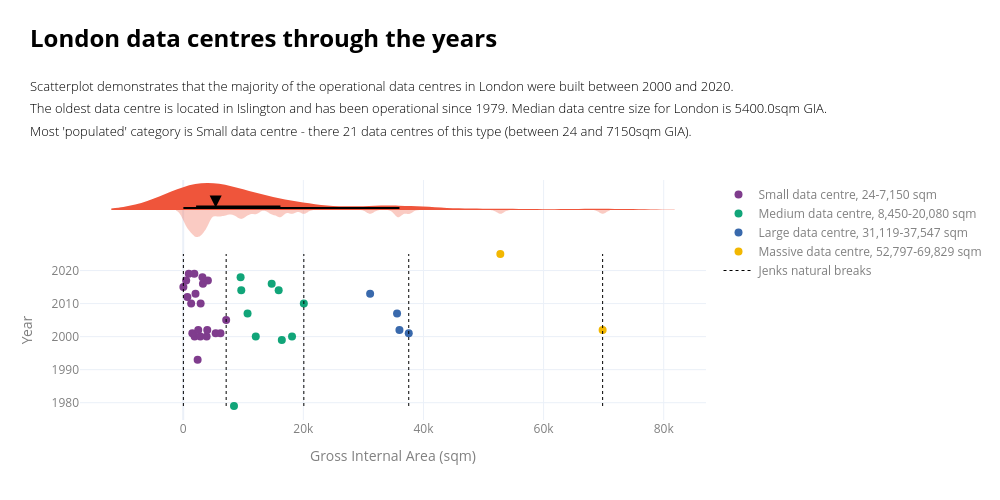

The notebook cell this image was saved under:
### Code cell
# #______________________________________
# # Build subplots
# #______________________________________

# notes_colour = "black"
# labels_colour = "grey"

# df = data_ldn_exstg.dropna(subset=["b8_gia_sqm", "data_centre_since"]).copy()
# # df = df.sort_values(by="data_centre_since", ascending=True)

# cols_to_show = ["id", "current_occupier", "lpa_name", "data_centre_since", "b8_gia_sqm", "b8_total_staff_fte", "b8_employees_at_a_day_estimate", "total/day ratio"]
# customdata = df[cols_to_show].to_numpy()
# base_color = px.colors.qualitative.Plotly[1]
# # base_color = "grey"
# colors = px.colors.qualitative.Bold

# main_x = df["b8_gia_sqm"]
# main_y = df["data_centre_since"]

# median_value = main_x.median()

# fig = make_subplots(
#     rows=2,
#     cols=1,
#     shared_xaxes=True,
#     row_heights=[0.25, 0.75],
#     vertical_spacing=0.00
# )

# #______________________________________
# # Scatterplot
# #______________________________________
# bands_sorted = sorted(df["B8_gia_group"].dropna().unique())

# for i, band in enumerate(gia_labels):
#     df_band = df[df["B8_gia_group"] == band]

#     fig.add_trace(go.Scatter(
#         x=df_band["b8_gia_sqm"],
#         y=df_band["data_centre_since"],
#         mode="markers",
#         marker=dict(
#             size=8,
#             color=colors[i % len(colors)],
#         ),
#         customdata=df_band[cols_to_show].to_numpy(),
#         hovertemplate=hovertemplate,
#         name=f"{band} data centre, {int(df.loc[df["B8_gia_group"] == band, "b8_gia_sqm"].min()):,}-{int(df.loc[df["B8_gia_group"] == band, "b8_gia_sqm"].max()):,} sqm",
#     ), row=2, col=1)

# # Breaks
# for i, b in enumerate(breaks):
#     fig.add_trace(go.Scatter(
#         x=[b, b],
#         y=[main_y.min(), main_y.max()],
#         mode="lines",
#         line=dict(color="black", width=1, dash="dot"),
#         name="Jenks natural breaks" if i == 0 else None,
#         showlegend=True if i == 0 else False,
#         hovertemplate=(
#             f"Jenks break<br>"
#             f"GIA boundary: {b:,.0f} sqm<br>"
#             "<extra></extra>"
#         ),
#         hoverinfo="text"
#     ), row=2, col=1)

# #______________________________
# # Density curves
# #______________________________________

# # bottom
# fig.add_trace(go.Violin(
#     x=main_x,
#     y0=1,
#     orientation="h", 
#     side="negative", 
#     points=False, 
#     bandwidth=600, 
#     width=45, 
#     line=dict(width=0), 
#     fillcolor=make_transparent(base_color, alpha=0.3), 
#     showlegend=False, 
#     hoverinfo="skip" 
# ), row=1, col=1)

# # top
# fig.add_trace(go.Violin(
#     x=main_x,
#     orientation="h",
#     side="positive",
#     width=45,
#     bandwidth=6000,
#     line=dict(width=0),
#     points=False,
#     box_visible=True,
#     box_fillcolor="black",
#     box_line=dict(color="black", width=2),
#     box_width=0.12,
#     fillcolor=base_color,
#     showlegend=False,
#     hoverinfo="skip",
# ), row=1, col=1)

# # median
# fig.add_scatter(
#     x=[median_value],
#     # y=[0],
#     mode='markers',
#     marker=dict(symbol='arrow-down', color='black', size=12),
#     showlegend=False,
#     y0=3,
# )

# #______________________________________
# # Layout updates - adding title and subtitle notes
# #______________________________________
# fig.update_layout(
#     width=1000,
#     height=500,
#     template="plotly_white",

#     title=dict(
#        text=(
#             f"<br><span style='font-size:24px; font-weight:bold; color:{notes_colour}; display:block; margin-bottom:4px;'>"
#             "London data centres through the years"
#             "</span><br><br>"
        
#             f"<span style='font-size:13px; font-weight:300; color:{notes_colour}; display:block; margin-bottom:2px;'>"
#             "Scatterplot demonstrates that the majority of the operational data centres in London were built between 2000 and 2020."
#             "</span><br>"
        
#             f"<span style='font-size:13px; font-weight:300; color:{notes_colour}; display:block;'>"
#             f"The oldest data centre is located in {df.loc[main_y.idxmin(), 'lpa_name']} and has been operational since {int(main_y.min())}. "
#             f"Median data centre size for London is {median_value}sqm GIA."
#             "</span><br>"

#             f"<span style='font-size:13px; font-weight:300; color:{notes_colour}; display:block;'>"
#             f"Most 'populated' category is {df["B8_gia_group"].value_counts().idxmax()} data centre - there {df["B8_gia_group"].value_counts().max()} data centres of this type (between {int(df.loc[df["B8_gia_group"] == "Small", "b8_gia_sqm"].min())} and {int(df.loc[df["B8_gia_group"] == "Small", "b8_gia_sqm"].max())}sqm GIA)."
#             "</span><br>"
#         ),

#         x=0.03,
#         xanchor="left",
#         y=0.95,
#         yanchor="top",
#     ),
#     margin=dict(t=180),

#     legend=dict(
#         font=dict(color=labels_colour)
#     )
# )

# # Axis labels
# fig.update_yaxes(title_text="Year", row=2, col=1, title_font=dict(color=labels_colour), tickfont=dict(color=labels_colour))
# fig.update_xaxes(title_text="Gross Internal Area (sqm)", row=2, col=1, title_font=dict(color=labels_colour), tickfont=dict(color=labels_colour))
# fig.update_yaxes(showticklabels=False, row=1, col=1)

# fig.show()

### Figure 1 — Plotly figure (JSON) as saved in the notebook; plotly's stock layout.template omitted (floating-point values rounded to 4 significant figures; data arrays with more than 128 entries replaced by an {"elided": "..."} marker saying what was removed)
{"data": [{"customdata": {"elided": "21x8 mixed values"}, "hovertemplate": "id: %{customdata[0]}<br>current_occupier: %{customdata[1]}<br>lpa_name: %{customdata[2]}<br>data_centre_since: %{customdata[3]}<br>b8_gia_sqm: %{customdata[4]}<br>b8_total_staff_fte: %{customdata[5]}", "marker": {"color": "rgb(127, 60, 141)", "size": 8}, "mode": "markers", "name": "Small data centre, 24-7,150 sqm", "type": "scatter", "x": [2400.0, 1895.0, 3900.0, 2850.0, 5400.0, 1517.0, 6200.0, 2500.0, 4000.0, 7150.0, 1320.0, 2900.0, 690.0, 2041.0, 24.0, 3282.0, 490.0, 4104.0, 3198.0, 925.9, 1850.0], "xaxis": "x2", "y": [1993.0, 2000.0, 2000.0, 2000.0, 2001.0, 2001.0, 2001.0, 2002.0, 2002.0, 2005.0, 2010.0, 2010.0, 2012.0, 2013.0, 2015.0, 2016.0, 2017.0, 2017.0, 2018.0, 2019.0, 2019.0], "yaxis": "y2"}, {"customdata": [["Islington-P112148", "Verne Global", "Islington", 1979, 8450, null, null, null], ["Tower_Hamlets-PA_10_02860", "Equinix Data Centre", "Tower Hamlets", 1999, 16413, 262, null, null], ["Hounslow-P_2019_3115", "ServerFarm", "Hounslow", 2000, 12080.0, null, null, null], ["Hounslow-P_2009_1661", "Redcentric", "Hounslow", 2000, 18116, 159, null, null], ["Hounslow-P_2007_1897", null, "Hounslow", 2007, 10710, 6, null, null], ["Tower_Hamlets-PA_08_01799", "Telehouse International Corporation of Europe Ltd", "Tower Hamlets", 2010, 20080, 115, null, null], ["Tower_Hamlets-PA_13_00803", "Digital Realty ", "Tower Hamlets", 2014, 9666, 41, null, null], ["Hounslow-P_2011_3272", "Virtus", "Hounslow", 2014, 15893, 12, null, null], ["Tower_Hamlets-PA_20_02381_NC", "Echelon", "Tower Hamlets", 2016, 14727, 61, 31, 1.97], ["Ealing-224110OPDFUL", "Colt Data Centre Services", "Ealing", 2018, 9553, 35, null, null]], "hovertemplate": "id: %{customdata[0]}<br>current_occupier: %{customdata[1]}<br>lpa_name: %{customdata[2]}<br>data_centre_since: %{customdata[3]}<br>b8_gia_sqm: %{customdata[4]}<br>b8_total_staff_fte: %{customdata[5]}", "marker": {"color": "rgb(17, 165, 121)", "size": 8}, "mode": "markers", "name": "Medium data centre, 8,450-20,080 sqm", "type": "scatter", "x": [8450.0, 16410.0, 12080.0, 18120.0, 10710.0, 20080.0, 9666.0, 15890.0, 14730.0, 9553.0], "xaxis": "x2", "y": [1979.0, 1999.0, 2000.0, 2000.0, 2007.0, 2010.0, 2014.0, 2014.0, 2016.0, 2018.0], "yaxis": "y2"}, {"customdata": [["Hillingdon-38421_APP_2021_4045", "Colt Data Centre Services", "Hillingdon", 2001, 37547, null, null, null], ["Hillingdon-18399_APP_2022_411", "Virtus", "Hillingdon", 2002, 36000, null, 20, null], ["Havering-P0151_12", "Green Mountain", "Havering", 2007, 35600, null, 60, null], ["Tower_Hamlets-PA_22_01023_NC", "Telehouse International Corporation of Europe Ltd", "Tower Hamlets", 2013, 31119, 250, null, null]], "hovertemplate": "id: %{customdata[0]}<br>current_occupier: %{customdata[1]}<br>lpa_name: %{customdata[2]}<br>data_centre_since: %{customdata[3]}<br>b8_gia_sqm: %{customdata[4]}<br>b8_total_staff_fte: %{customdata[5]}", "marker": {"color": "rgb(57, 105, 172)", "size": 8}, "mode": "markers", "name": "Large data centre, 31,119-37,547 sqm", "type": "scatter", "x": [37550.0, 36000.0, 35600.0, 31120.0], "xaxis": "x2", "y": [2001.0, 2002.0, 2007.0, 2013.0], "yaxis": "y2"}, {"customdata": [["Tower_Hamlets-PA_24_01932_A1", "Global Switch London", "Tower Hamlets", 2002, 69829, 84, null, null], ["Barking_&_Dagenham-18_00161_FUL", "NTT Data Centre", "Barking & Dagenham", 2025, 52800.0, 150, 62, 2.42]], "hovertemplate": "id: %{customdata[0]}<br>current_occupier: %{customdata[1]}<br>lpa_name: %{customdata[2]}<br>data_centre_since: %{customdata[3]}<br>b8_gia_sqm: %{customdata[4]}<br>b8_total_staff_fte: %{customdata[5]}", "marker": {"color": "rgb(242, 183, 1)", "size": 8}, "mode": "markers", "name": "Massive data centre, 52,797-69,829 sqm", "type": "scatter", "x": [69830.0, 52800.0], "xaxis": "x2", "y": [2002.0, 2025.0], "yaxis": "y2"}, {"hoverinfo": "text", "hovertemplate": "Jenks break<br>GIA boundary: 24 sqm<br><extra></extra>", "line": {"color": "black", "dash": "dot", "width": 1}, "mode": "lines", "name": "Jenks natural breaks", "showlegend": true, "type": "scatter", "x": [24, 24], "xaxis": "x2", "y": [1979, 2025], "yaxis": "y2"}, {"hoverinfo": "text", "hovertemplate": "Jenks break<br>GIA boundary: 7,150 sqm<br><extra></extra>", "line": {"color": "black", "dash": "dot", "width": 1}, "mode": "lines", "showlegend": false, "type": "scatter", "x": [7150, 7150], "xaxis": "x2", "y": [1979, 2025], "yaxis": "y2"}, {"hoverinfo": "text", "hovertemplate": "Jenks break<br>GIA boundary: 20,080 sqm<br><extra></extra>", "line": {"color": "black", "dash": "dot", "width": 1}, "mode": "lines", "showlegend": false, "type": "scatter", "x": [20080, 20080], "xaxis": "x2", "y": [1979, 2025], "yaxis": "y2"}, {"hoverinfo": "text", "hovertemplate": "Jenks break<br>GIA boundary: 37,547 sqm<br><extra></extra>", "line": {"color": "black", "dash": "dot", "width": 1}, "mode": "lines", "showlegend": false, "type": "scatter", "x": [37547, 37547], "xaxis": "x2", "y": [1979, 2025], "yaxis": "y2"}, {"hoverinfo": "text", "hovertemplate": "Jenks break<br>GIA boundary: 69,829 sqm<br><extra></extra>", "line": {"color": "black", "dash": "dot", "width": 1}, "mode": "lines", "showlegend": false, "type": "scatter", "x": [69829, 69829], "xaxis": "x2", "y": [1979, 2025], "yaxis": "y2"}, {"bandwidth": 600, "fillcolor": "rgba(239,85,59,0.3)", "hoverinfo": "skip", "line": {"width": 0}, "orientation": "h", "points": false, "showlegend": false, "side": "negative", "type": "violin", "width": 45, "x": [8450.0, 2400.0, 16410.0, 1895.0, 3900.0, 12080.0, 18120.0, 2850.0, 37550.0, 5400.0, 1517.0, 6200.0, 2500.0, 36000.0, 69830.0, 4000.0, 7150.0, 35600.0, 10710.0, 1320.0, 2900.0, 20080.0, 690.0, 2041.0, 31120.0, 9666.0, 15890.0, 24.0, 3282.0, 14730.0, 490.0, 4104.0, 9553.0, 3198.0, 925.9, 1850.0, 52800.0], "xaxis": "x", "y0": 1, "yaxis": "y"}, {"bandwidth": 6000, "box": {"fillcolor": "black", "line": {"color": "black", "width": 2}, "visible": true, "width": 0.12}, "fillcolor": "#EF553B", "hoverinfo": "skip", "line": {"width": 0}, "orientation": "h", "points": false, "showlegend": false, "side": "positive", "type": "violin", "width": 45, "x": [8450.0, 2400.0, 16410.0, 1895.0, 3900.0, 12080.0, 18120.0, 2850.0, 37550.0, 5400.0, 1517.0, 6200.0, 2500.0, 36000.0, 69830.0, 4000.0, 7150.0, 35600.0, 10710.0, 1320.0, 2900.0, 20080.0, 690.0, 2041.0, 31120.0, 9666.0, 15890.0, 24.0, 3282.0, 14730.0, 490.0, 4104.0, 9553.0, 3198.0, 925.9, 1850.0, 52800.0], "xaxis": "x", "yaxis": "y"}, {"marker": {"color": "black", "size": 12, "symbol": "arrow-down"}, "mode": "markers", "showlegend": false, "type": "scatter", "x": [5400], "y0": 3}], "layout": {"height": 500, "legend": {"font": {"color": "grey"}}, "margin": {"t": 180}, "title": {"text": "<br><span style='font-size:24px; font-weight:bold; color:black; display:block; margin-bottom:4px;'>London data centres through the years</span><br><br><span style='font-size:13px; font-weight:300; color:black; display:block; margin-bottom:2px;'>Scatterplot demonstrates that the majority of the operational data centres in London were built between 2000 and 2020.</span><br><span style='font-size:13px; font-weight:300; color:black; display:block;'>The oldest data centre is located in Islington and has been operational since 1979. Median data centre size for London is 5400.0sqm GIA.</span><br><span style='font-size:13px; font-weight:300; color:black; display:block;'>Most 'populated' category is Small data centre - there 21 data centres of this type (between 24 and 7150sqm GIA).</span><br>", "x": 0.03, "xanchor": "left", "y": 0.95, "yanchor": "top"}, "width": 1000, "xaxis": {"anchor": "y", "domain": [0, 1], "matches": "x2", "showticklabels": false}, "xaxis2": {"anchor": "y2", "domain": [0, 1], "tickfont": {"color": "grey"}, "title": {"font": {"color": "grey"}, "text": "Gross Internal Area (sqm)"}}, "yaxis": {"anchor": "x", "domain": [0.75, 1], "showticklabels": false}, "yaxis2": {"anchor": "x2", "domain": [0, 0.75], "tickfont": {"color": "grey"}, "title": {"font": {"color": "grey"}, "text": "Year"}}}}
